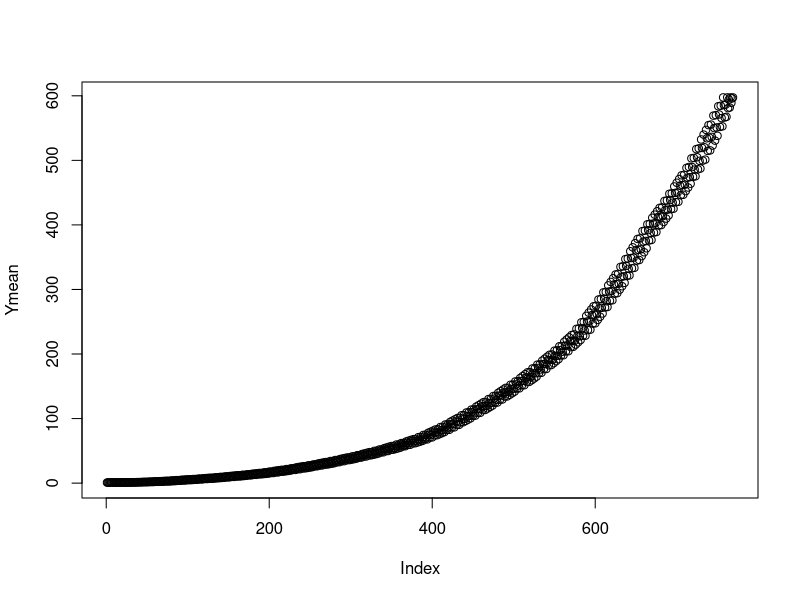
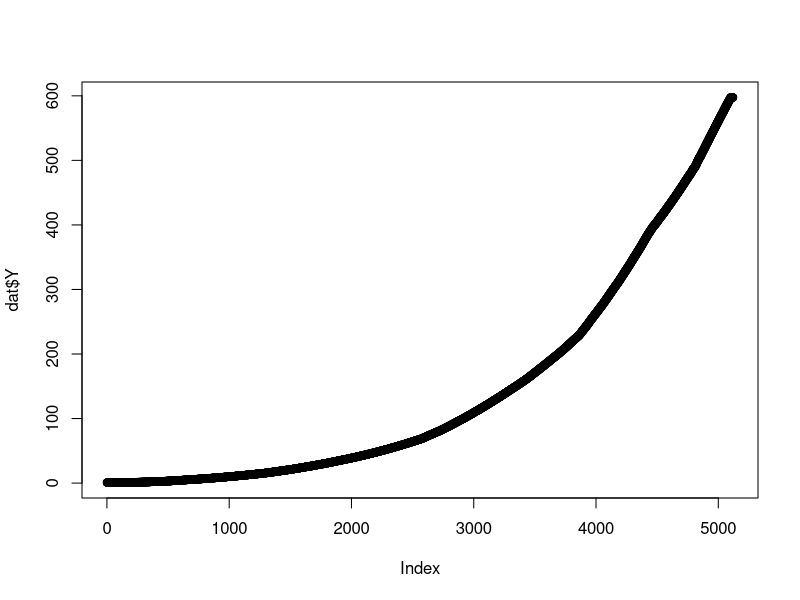
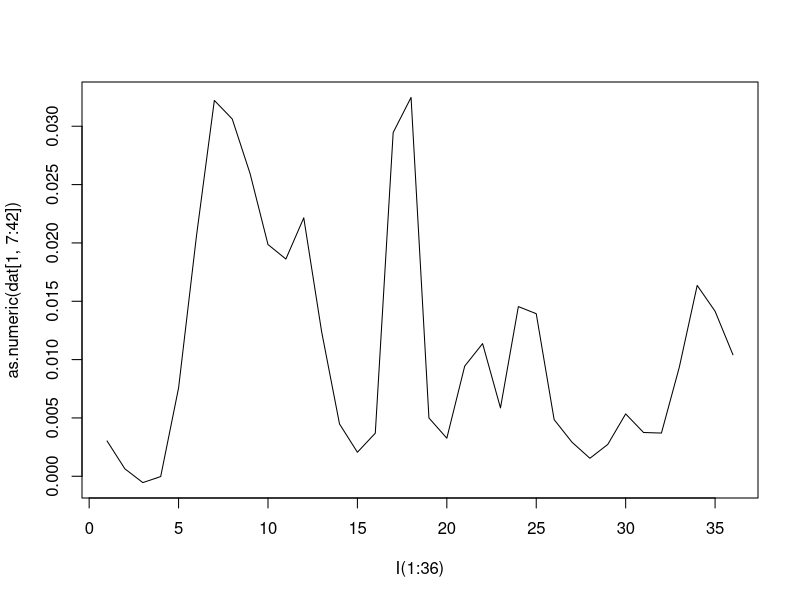
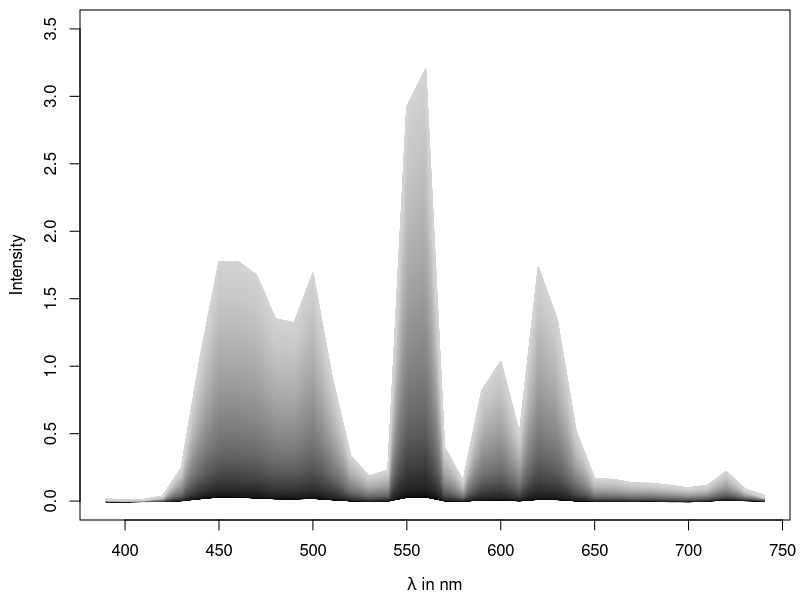

Recreate these plots in R, in order.
#!/usr/bin/env Rscript
# -*- encoding: utf-8 -*-
# ./plot_spectra_monitor.R
#
# (c) 2010 Konstantin Sering, Nora Umbach, Dominik Wabersich
# <colorlab[at]psycho.uni-tuebingen.de>
#
# GPL 3.0+ or (cc) by-sa (http://creativecommons.org/licenses/by-sa/3.0/)
#
# content: (1) spectra for tubes
#          (2) luminance curves
#
# input: depth_monitor20120210_1127.txt
# output: monitor_spectrum.pdf
#
# last mod 2012-05-29, NU

setwd("Z:/AG_Heller/calibdata/measurements")

dat <- read.table("depth_monitor20120210_1127.txt", sep=",")

names(dat) <- c("R","G","B","x","y","Y",paste("l", 1:36, sep=""))

dat$grey <- factor(round(1023*with(dat, 0.299*R/255 + 0.587*G/255 + 0.114*B/255)))

Ymean <- with(dat, tapply(Y, grey, mean))

# Luminance steps
plot(Ymean)
plot(dat$Y)

## monitor
#pdf("../figures/monitor_spectrum_20120210.pdf", width=5, height=5)
png("../figures/monitor_spectrum_20120210.png", width=600, height=600)
par(mai=c(.8,.8,.1,.1), mgp=c(2.7,1,0))

startp <- 0
endp <- 2700
lcolor <- colorRampPalette(c("black","lightgrey"))(endp)
plot(as.numeric(dat[1,7:42]) ~ I(seq(390, 740, 10)), type="l",
    col=lcolor[startp], ylim=c(0,3.5), xlab=expression(paste(lambda, " in nm")), ylab="Intensity")
for (i in startp:endp){
    lines(as.numeric(dat[i,7:42]) ~ I(seq(390, 740, 10)), col=lcolor[i])
}

dev.off()

# One Spectrum
plot(as.numeric(dat[1,7:42]) ~ I(1:36), type="l")

